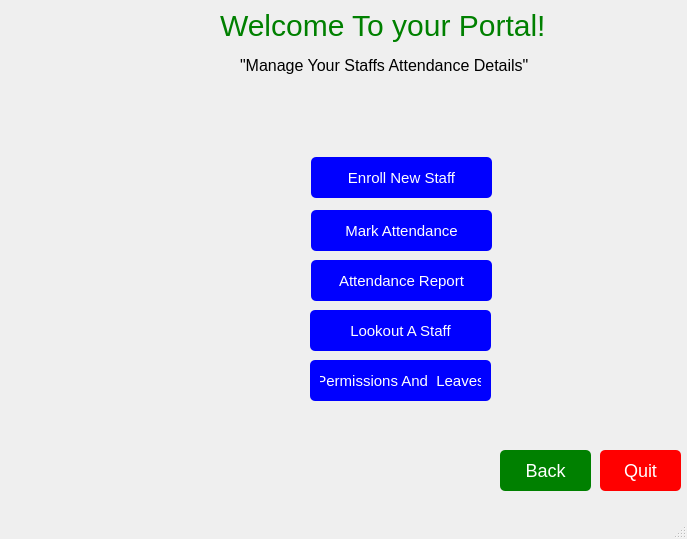
<?xml version="1.0" encoding="UTF-8"?>
<ui version="4.0">
 <class>home</class>
 <widget class="QMainWindow" name="home">
  <property name="geometry">
   <rect>
    <x>0</x>
    <y>0</y>
    <width>687</width>
    <height>539</height>
   </rect>
  </property>
  <property name="minimumSize">
   <size>
    <width>0</width>
    <height>480</height>
   </size>
  </property>
  <property name="windowTitle">
   <string>MainWindow</string>
  </property>
  <property name="whatsThis">
   <string>&lt;html&gt;&lt;head/&gt;&lt;body style=&quot;background-color: yellow; background-image: url(money.jpg);&quot;&gt;&lt;p&gt;&lt;br/&gt;&lt;/p&gt;&lt;/body&gt;&lt;/html&gt;</string>
  </property>
  <property name="autoFillBackground">
   <bool>true</bool>
  </property>
  <property name="styleSheet">
   <string notr="true">background-image: url(:/i18n/../money.jpg)</string>
  </property>
  <property name="documentMode">
   <bool>false</bool>
  </property>
  <widget class="QWidget" name="centralwidget">
   <widget class="QLabel" name="label">
    <property name="geometry">
     <rect>
      <x>220</x>
      <y>-10</y>
      <width>411</width>
      <height>71</height>
     </rect>
    </property>
    <property name="styleSheet">
     <string notr="true">color: green; font-size:30px;</string>
    </property>
    <property name="text">
     <string>Welcome To your Portal!</string>
    </property>
   </widget>
   <widget class="QPushButton" name="AddBtn">
    <property name="geometry">
     <rect>
      <x>311</x>
      <y>157</y>
      <width>181</width>
      <height>41</height>
     </rect>
    </property>
    <property name="styleSheet">
     <string notr="true">padding: 10px; box-shadow: 2px 2px grey; font-size: 15px; color: white; background-color: blue; border-radius: 5px;</string>
    </property>
    <property name="text">
     <string>Enroll New Staff</string>
    </property>
   </widget>
   <widget class="QPushButton" name="ViewBtn">
    <property name="geometry">
     <rect>
      <x>311</x>
      <y>210</y>
      <width>181</width>
      <height>41</height>
     </rect>
    </property>
    <property name="styleSheet">
     <string notr="true">padding: 10px; box-shadow: 2px 2px grey; font-size: 15px; color: white; background-color: blue; border-radius: 5px;</string>
    </property>
    <property name="text">
     <string>Mark Attendance</string>
    </property>
   </widget>
   <widget class="QPushButton" name="DelBtn">
    <property name="geometry">
     <rect>
      <x>311</x>
      <y>260</y>
      <width>181</width>
      <height>41</height>
     </rect>
    </property>
    <property name="styleSheet">
     <string notr="true">padding: 10px; box-shadow: 2px 2px grey; font-size: 15px; color: white; background-color: blue; border-radius: 5px;</string>
    </property>
    <property name="text">
     <string>Attendance Report</string>
    </property>
   </widget>
   <widget class="QPushButton" name="quit">
    <property name="geometry">
     <rect>
      <x>600</x>
      <y>450</y>
      <width>81</width>
      <height>41</height>
     </rect>
    </property>
    <property name="styleSheet">
     <string notr="true">font-size:18px; color:white; background-color: red; border-radius: 5px;</string>
    </property>
    <property name="text">
     <string>Quit</string>
    </property>
   </widget>
   <widget class="QPushButton" name="EditBtn">
    <property name="geometry">
     <rect>
      <x>310</x>
      <y>310</y>
      <width>181</width>
      <height>41</height>
     </rect>
    </property>
    <property name="styleSheet">
     <string notr="true">padding: 10px; box-shadow: 2px 2px grey; font-size: 15px; color: white; background-color: blue; border-radius: 5px;</string>
    </property>
    <property name="text">
     <string>Lookout A Staff</string>
    </property>
   </widget>
   <widget class="QLabel" name="label_2">
    <property name="geometry">
     <rect>
      <x>240</x>
      <y>40</y>
      <width>301</width>
      <height>51</height>
     </rect>
    </property>
    <property name="styleSheet">
     <string notr="true">font-size: 16px;</string>
    </property>
    <property name="text">
     <string>&quot;Manage Your Staffs Attendance Details&quot;</string>
    </property>
   </widget>
   <widget class="QLabel" name="pic_label">
    <property name="geometry">
     <rect>
      <x>10</x>
      <y>130</y>
      <width>291</width>
      <height>301</height>
     </rect>
    </property>
    <property name="text">
     <string/>
    </property>
    <property name="pixmap">
     <pixmap resource="assets.qrc">:/assets/money.jpg</pixmap>
    </property>
    <property name="scaledContents">
     <bool>true</bool>
    </property>
    <property name="wordWrap">
     <bool>false</bool>
    </property>
   </widget>
   <widget class="QPushButton" name="BackBtn">
    <property name="geometry">
     <rect>
      <x>500</x>
      <y>450</y>
      <width>91</width>
      <height>41</height>
     </rect>
    </property>
    <property name="styleSheet">
     <string notr="true">opacity: 0.8; padding: 10px; box-shadow: 2px 2px grey; font-size: 18px; color: white; background-color: green; border-radius: 5px;</string>
    </property>
    <property name="text">
     <string>Back</string>
    </property>
   </widget>
   <widget class="QPushButton" name="EditBtn_2">
    <property name="geometry">
     <rect>
      <x>310</x>
      <y>360</y>
      <width>181</width>
      <height>41</height>
     </rect>
    </property>
    <property name="styleSheet">
     <string notr="true">padding: 10px; box-shadow: 2px 2px grey; font-size: 15px; color: white; background-color: blue; border-radius: 5px;</string>
    </property>
    <property name="text">
     <string>Permissions And  Leaves</string>
    </property>
   </widget>
  </widget>
  <widget class="QMenuBar" name="menubar">
   <property name="geometry">
    <rect>
     <x>0</x>
     <y>0</y>
     <width>687</width>
     <height>20</height>
    </rect>
   </property>
  </widget>
  <widget class="QStatusBar" name="statusbar"/>
 </widget>
 <resources>
  <include location="assets.qrc"/>
 </resources>
 <connections/>
</ui>
